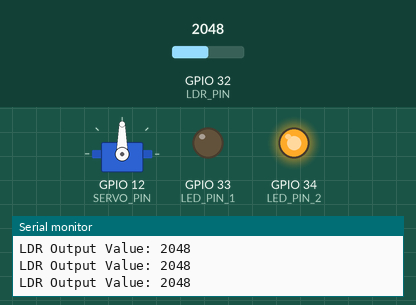
This sketch was run on a simulated ESP32. Parts: servo, output pins drawn as LEDs (lit = HIGH), the last lines printed to the serial monitor. The inputs (shaded band) are chosen by the test bench; at power-on: GPIO 32 (LDR_PIN) = 2048.

Above: at 1.2 s.
1.3 s: GPIO 32 (LDR_PIN) set to 1960
At 2.2 s:
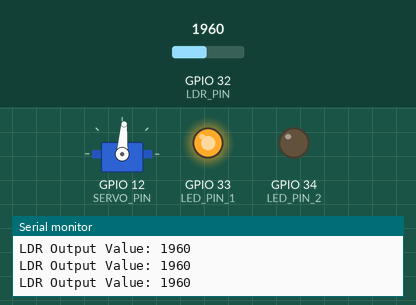
2.8 s: GPIO 32 (LDR_PIN) set to 1228
At 3.5 s:
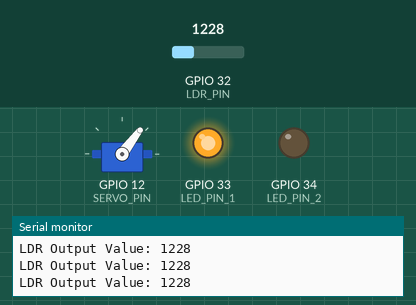
4.3 s: GPIO 32 (LDR_PIN) set to 491
At 4.8 s:
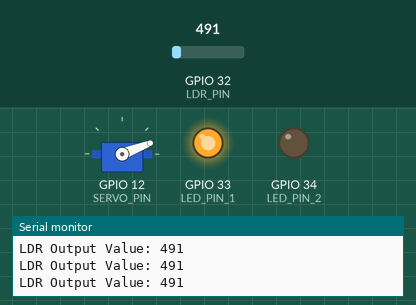
5.8 s: GPIO 32 (LDR_PIN) set to 0
At 6.1 s:
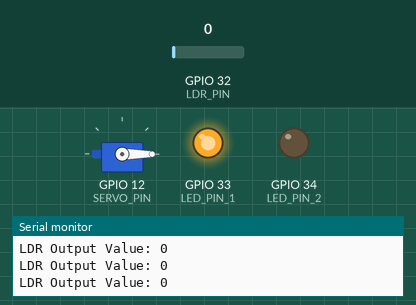
7.3 s: GPIO 32 (LDR_PIN) set to 2866
At 8.5 s:
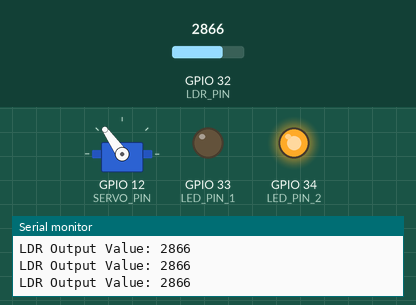
8.8 s: GPIO 32 (LDR_PIN) set to 3603
At 9.9 s:
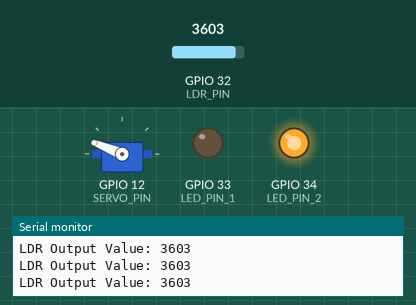
Timing chart, 0 to 11.3 s (numbered marks = the images above; inputs shaded):
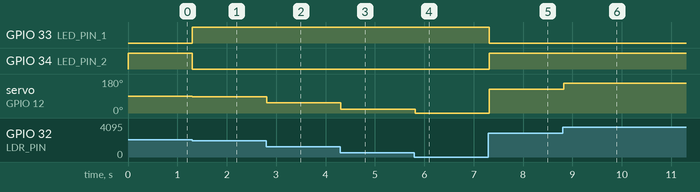

Measured:
- after the input at 1.3 s, GPIO 33 (LED_PIN_1): LOW → HIGH at once; GPIO 34 (LED_PIN_2): HIGH → LOW at once; servo on GPIO 12 (SERVO_PIN): 90° → 86° at once
- after the input at 2.8 s, servo on GPIO 12 (SERVO_PIN): 86° → 53° at once
- after the input at 4.3 s, servo on GPIO 12 (SERVO_PIN): 53° → 21° at once
- after the input at 5.8 s, servo on GPIO 12 (SERVO_PIN): 21° → 0° at once
- after the input at 7.3 s, GPIO 33 (LED_PIN_1): HIGH → LOW at once; GPIO 34 (LED_PIN_2): LOW → HIGH at once; servo on GPIO 12 (SERVO_PIN): 0° → 125° at once
- after the input at 8.8 s, servo on GPIO 12 (SERVO_PIN): 125° → 158° at once

The sketch:

esp32_ldr_leds_servo.ino
```cpp
/*
  Project Title: Light-Activated Servo Control
  Author: Francisco Soares
  Affiliation: ESTGL - Escola Superior de Tecnologia e Gestão de Lamego

  Description:
  This project demonstrates the control of a servo motor based on the intensity of light detected by an LDR (Light Dependent Resistor).
  As the light level changes, the servo motor moves to different positions, providing a visual feedback.

  Materials Needed:
  - 1x ESP32-WROOM-32D (Development Kit)
  - 2x LEDs
  - 1x LDR (Light Dependent Resistor)
  - 1x 1kOhm Resistor
  - 2x 10kOhm Resistors
  - Jumpers
  - 1x Servo Motor

  Connections:
  - Connect the LDR to an analog input pin of the ESP32.
  - Connect the LEDs to digital output pins of the ESP32.
  - Connect the 1kOhm resistor in series with the LDR to create a voltage divider circuit.
  - Connect the 10kOhm resistors in series with the LEDs to limit the current flow.
  - Connect the servo motor to a PWM (Pulse Width Modulation) capable pin of the ESP32.

  Enjoy experimenting and learning with this project!
*/

#include <ESP32Servo.h>

#define LDR_PIN 32   		// LDR analog input pin
#define LED_PIN_1 33 		// LED 1 pin
#define LED_PIN_2 34    // LED 2 pin
#define SERVO_PIN 12 		// Servo motor control pin

Servo servo;       			// Servo object

void setup()
{
  Serial.begin(9600);     	/*Baud rate for serial communication*/
  pinMode(LED_PIN_1, OUTPUT);
  pinMode(LED_PIN_2, OUTPUT);

  servo.attach(SERVO_PIN);
  servo.write(90); 			// define initial position to 90º
}

void loop()
{
  int ldrValue = analogRead(LDR_PIN);
  int servoAngle = map(ldrValue, 0, 4095, 0, 180);//Adjust 0-1023 to values between 0-4095 because of the ESP32 ADC
  Serial.print("LDR Output Value: ");
  Serial.println(ldrValue);
  // Adjust to the value in between the range of servoAngle
  if (ldrValue < 2000) {
    digitalWrite(LED_PIN_1, HIGH);
    digitalWrite(LED_PIN_2, LOW);
  } else {
    digitalWrite(LED_PIN_1, LOW);
    digitalWrite(LED_PIN_2, HIGH);
  }
  servo.write(servoAngle);

  delay(100);
}
```
